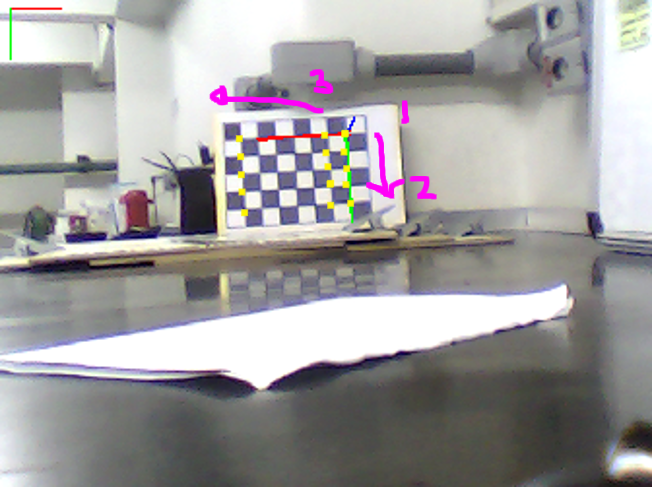
//> input picture Como funciona pontos.png, 652 x 487 px
$ ./Erosion-Dilate '../Como funciona pontos.png'   (built with g++ and OpenCV 4)
//> lines starting //> are read from the running program, lines starting //| are printed output that depends on the picture
#include "opencv2/imgproc.hpp"
#include "opencv2/highgui.hpp"
#include "highgui.h"
#include <stdlib.h>
#include <stdio.h>
#include<iostream>
using namespace cv;
using namespace std;

/// Global variables
Mat src, erosion_dst, dilation_dst;

int erosion_elem = 0;
int erosion_size = 0;
int dilation_elem = 0;
int dilation_size = 0;
int const max_elem = 2;
int const max_kernel_size = 21;

/** Function Headers */
void Erosion( int, void* );
void Dilation( int, void* );

/** @function main */
int main( int argc, char** argv )
{
  /// Load an image
  src = imread( argv[1] );
//> src is the input picture: 487 rows x 652 cols, CV_8UC3; mean B, G, R 158.2, 157.8, 159.9

  if( !src.data )
  { cout<<"n\n"<<endl;return -1; }

  /// Create windows
  namedWindow( "Erosion Demo", WINDOW_AUTOSIZE );
  namedWindow( "Dilation Demo", WINDOW_AUTOSIZE );
  cvMoveWindow( "Dilation Demo", src.cols, 0 );

  /// Create Erosion Trackbar
  createTrackbar( "Element:\n 0: Rect \n 1: Cross \n 2: Ellipse", "Erosion Demo",
              &erosion_elem, max_elem,
          Erosion );
//> slider 'Element:\n 0: Rect \n 1: Cross \n' is set to 1

  createTrackbar( "Kernel size:\n 2n +1", "Erosion Demo",
          &erosion_size, max_kernel_size,
          Erosion );
//> slider 'Kernel size:\n 2n +1' is set to 7

  /// Create Dilation Trackbar
  createTrackbar( "Element:\n 0: Rect \n 1: Cross \n 2: Ellipse", "Dilation Demo",
          &dilation_elem, max_elem,
          Dilation );
//> slider 'Element:\n 0: Rect \n 1: Cross \n' is set to 1

  createTrackbar( "Kernel size:\n 2n +1", "Dilation Demo",
          &dilation_size, max_kernel_size,
          Dilation );
//> slider 'Kernel size:\n 2n +1' is set to 7

  /// Default start
  Erosion( 0, 0 );
  Dilation( 0, 0 );

  waitKey(0);
  return 0;
}

/**  @function Erosion  */
void Erosion( int, void* )
{
  int erosion_type;
  if( erosion_elem == 0 ){ erosion_type = MORPH_RECT; }
  else if( erosion_elem == 1 ){ erosion_type = MORPH_CROSS; }
  else if( erosion_elem == 2) { erosion_type = MORPH_ELLIPSE; }

  Mat element = getStructuringElement( erosion_type,
                       Size( 2*erosion_size + 1, 2*erosion_size+1 ),
                       Point( erosion_size, erosion_size ) );

  /// Apply the erosion operation
  erode( src, erosion_dst, element );
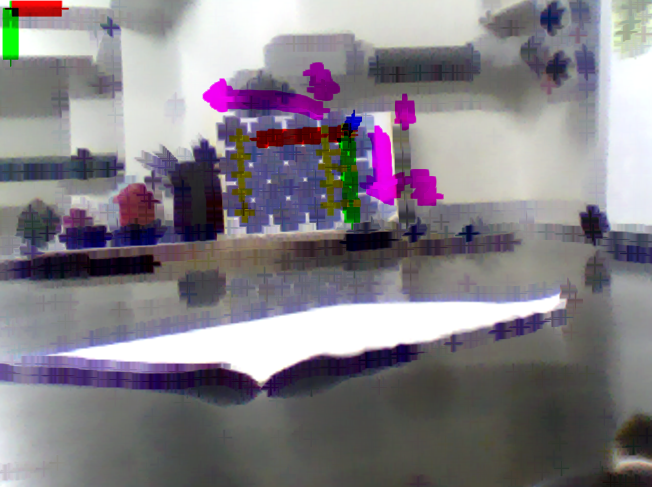
//> erosion_dst: 487 rows x 652 cols, CV_8UC3; mean B, G, R 133.9, 127, 132
  imshow( "Erosion Demo", erosion_dst );
}

/** @function Dilation */
void Dilation( int, void* )
{
  int dilation_type;
  if( dilation_elem == 0 ){ dilation_type = MORPH_RECT; }
  else if( dilation_elem == 1 ){ dilation_type = MORPH_CROSS; }
  else if( dilation_elem == 2) { dilation_type = MORPH_ELLIPSE; }

  Mat element = getStructuringElement( dilation_type,
                       Size( 2*dilation_size + 1, 2*dilation_size+1 ),
                       Point( dilation_size, dilation_size ) );
  /// Apply the dilation operation
  dilate( src, dilation_dst, element );
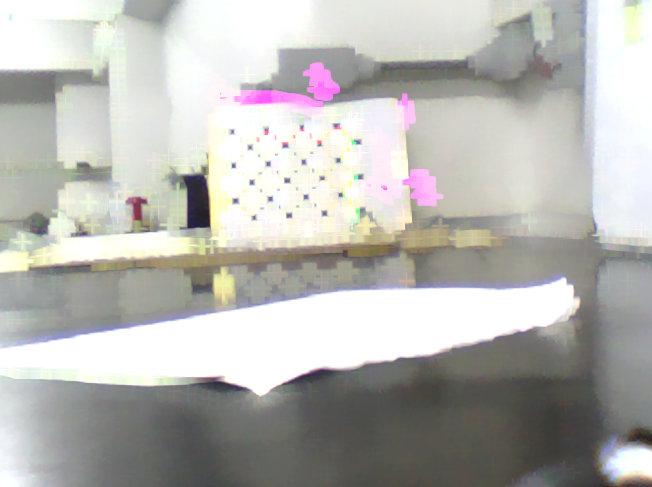
//> dilation_dst: 487 rows x 652 cols, CV_8UC3; mean B, G, R 178.7, 182.5, 183.3
  imshow( "Dilation Demo", dilation_dst );
}
